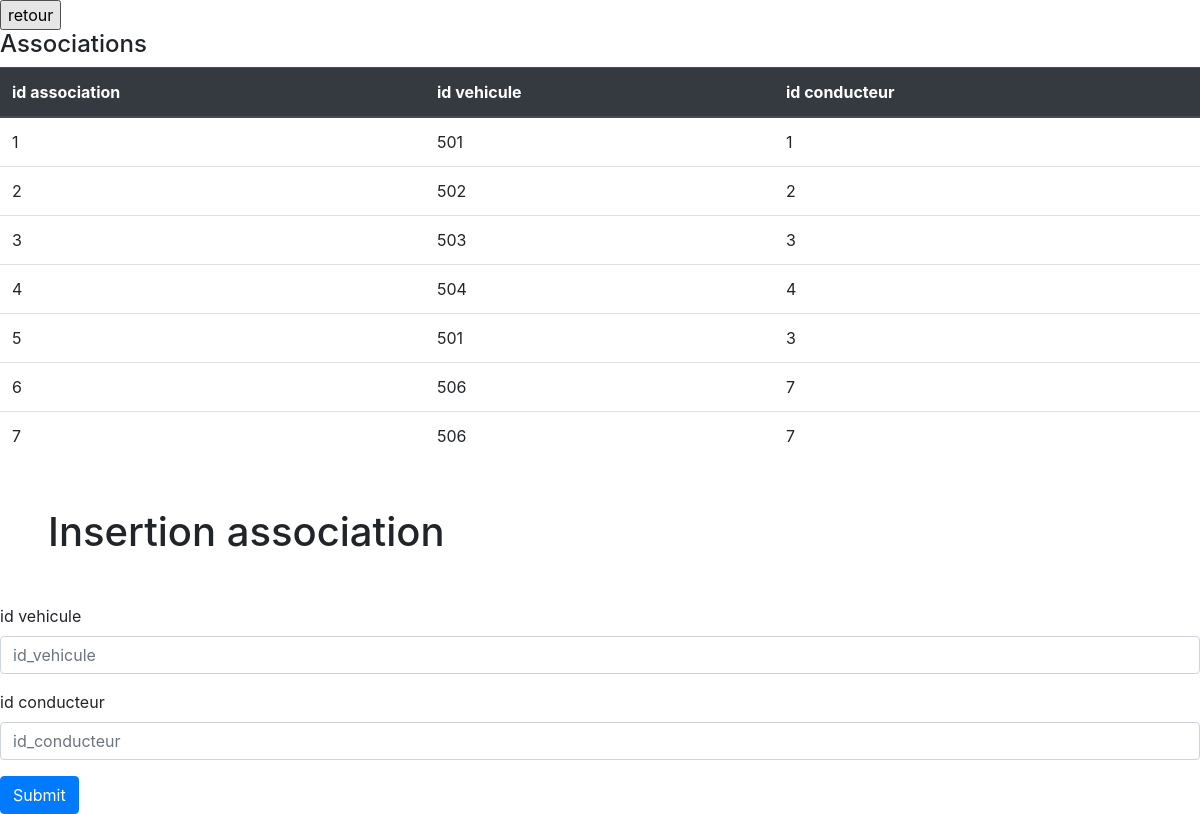
/pages/association_vehicule_conducteur.php, run on the app's committed database.
### tables this page shows
CREATE TABLE `association_vehicule_conducteur` (
  `id_association` int(11) NOT NULL,
  `id_vehicule` int(11) NOT NULL,
  `id_conducteur` int(11) NOT NULL
);

### src/Tools/DatabaseTools.php (called while the page is built, shortened)
<?php
class DatabaseTools
{
    private $user;
    private $password;
    private $dsn;
    private $pdo;
    public function __construct($host, $dbName, $user, $password)
    {
        $this->user = $user;
        $this->password = $password;
        $this->dsn = "mysql:host=$host;dbname=$dbName";
    }
    public function initDatabase(){
            $this->pdo = new PDO($this->dsn, $this->user, $this->password);
    }
    public function executeQuery($SQL){
        $result = $this->pdo->query($SQL);
        return $result->fetchAll();
    }
}

### src/Models/AssociationTools.php (called while the page is built, shortened)
<?php
class AssociationTools
{
    private $databaseTools;
    public function __construct($databaseTools)
    {
        $this->databaseTools = $databaseTools;
    }
    public function getAllAssociations(){
        $results = $this->databaseTools->executeQuery('SELECT * FROM association_vehicule_conducteur');
        $associations = [];
        foreach ($results as $result) {
            $association = new Association();
            $association->setId($result['id_association']);
            $association->setIdVehicule($result['id_vehicule']);
            $association->setIdConducteur($result['id_conducteur']);
            array_push($associations, $association);
        }
        return $associations;
    }
}

### src/Models/Association.php (called while the page is built, shortened)
<?php
class Association
{
    private $id;
    private $idVehicule;
    private $idConducteur;
    public function getId()
    {
        return $this->id;
    }
    public function setId($id)
    {
        $this->id = $id;
    }
    public function getIdVehicule()
    {
        return $this->idVehicule;
    }
    public function setIdVehicule($idVehicule)
    {
        $this->idVehicule = $idVehicule;
    }
    public function getIdConducteur()
    {
        return $this->idConducteur;
    }
    public function setIdConducteur($idConducteur)
    {
        $this->idConducteur = $idConducteur;
    }
}

### public/pages/association_vehicule_conducteur.php (the view, shortened to what this page needs)
<?php
$dbTools = new DatabaseTools("127.0.0.1", "vtc", "root", "");
$associationTools = new AssociationTools($dbTools);
$associations = $associationTools->getAllAssociations();
?>
<!doctype html>
<html lang="en">
<head>
    <link rel="stylesheet" href="../../css/style.css" >
</head>
<body>
<input type="button" onclick="window.location.href='/public/pages/homepage.php'" value="retour">
<h4>Associations</h4>
<table class="table">
    <thead class="thead-dark">
    <tr>
        <th scope="col">id association</th>
        <th scope="col">id vehicule</th>
        <th scope="col">id conducteur</th>
    </thead>
    <tbody>
    <?php
    foreach ($associations as $association) {
        ?>
            <tr>
                <td><?= $association->getId() ?></td>
                <td><?= $association->getIdVehicule() ?></td>
                <td><?= $association->getIdConducteur() ?></td>
            </tr>
        <?php } ?>
    </tbody>
</table>
<h1 class="m-5">Insertion association</h1>
<form action="association_vehicule_conducteur.php" method="post">
  <div class="form-group">
    <label for="exampleInputEmail1">id vehicule</label>
    <input type="number" name="idVehicule" class="form-control" id="exampleInputEmail1" aria-describedby="emailHelp" placeholder="id_vehicule">
  </div>
  <div class="form-group">
    <label for="exampleInputEmail1">id conducteur</label>
    <input type="number" name="idConducteur" class="form-control" id="exampleInputEmail1" aria-describedby="emailHelp" placeholder="id_conducteur">
  </div>
  <button type="submit" class="btn btn-primary">Submit</button>
  </form>

### data on the page
association_vehicule_conducteur: id_association "1", id_vehicule "501", id_conducteur "1"
association_vehicule_conducteur: id_association "2", id_vehicule "502", id_conducteur "2"
association_vehicule_conducteur: id_association "3", id_vehicule "503", id_conducteur "3"
association_vehicule_conducteur: id_association "4", id_vehicule "504", id_conducteur "4"
association_vehicule_conducteur: id_association "5", id_vehicule "501", id_conducteur "3"
association_vehicule_conducteur: id_association "6", id_vehicule "506", id_conducteur "7"
association_vehicule_conducteur: id_association "7", id_vehicule "506", id_conducteur "7"
